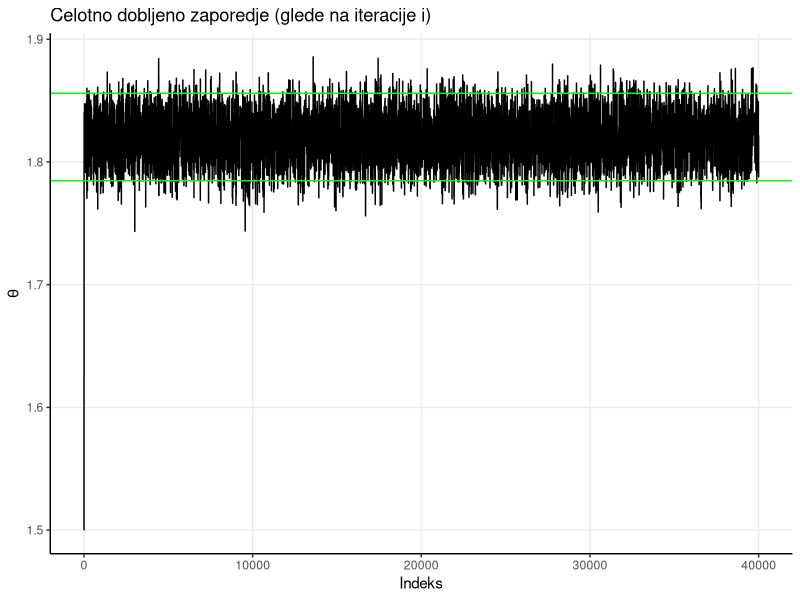
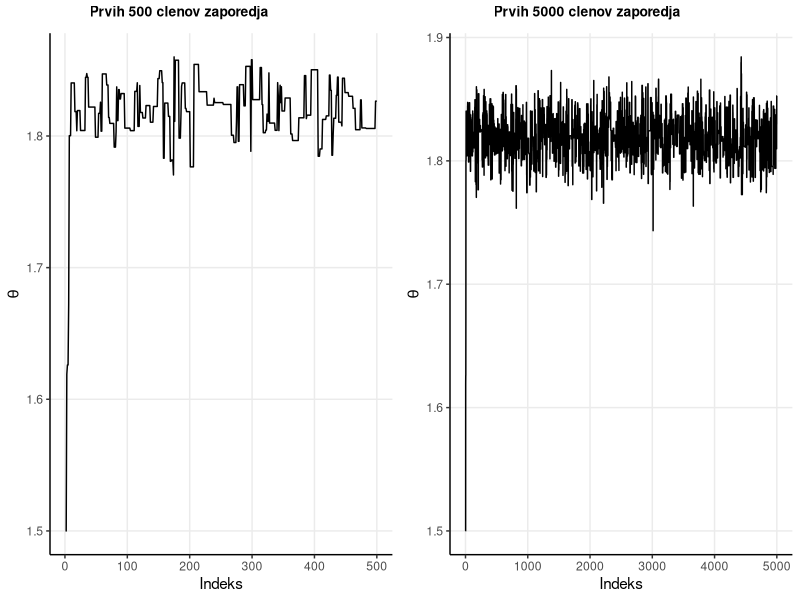
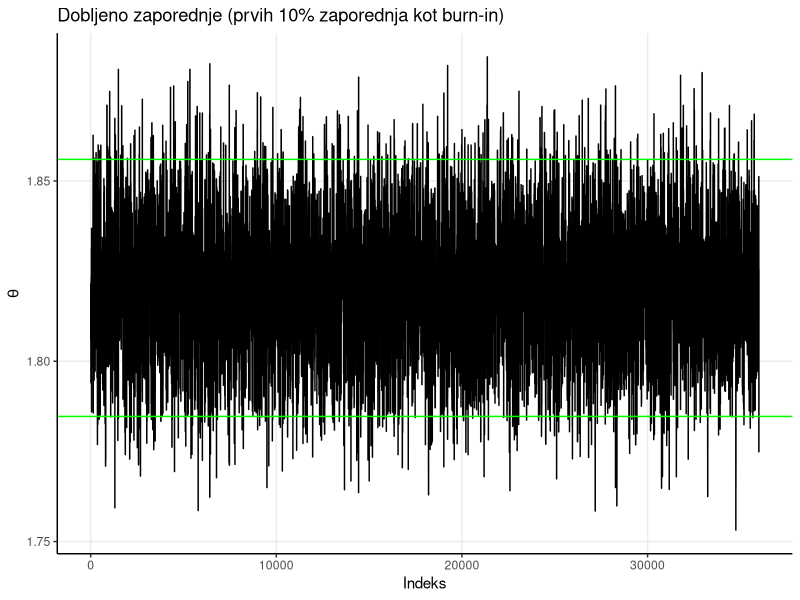
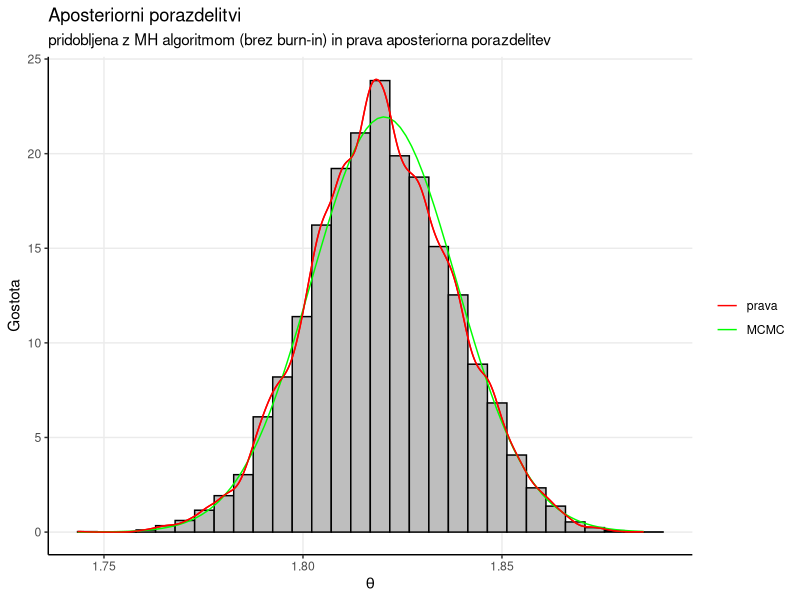
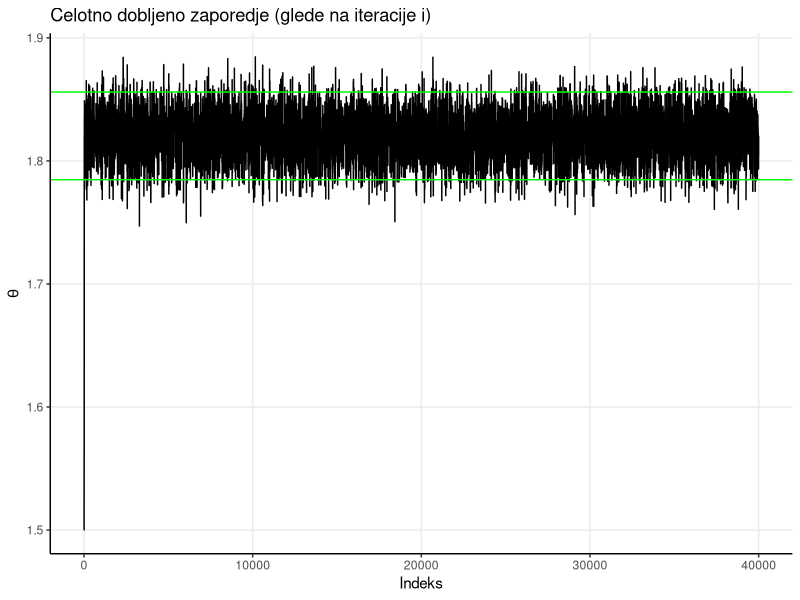
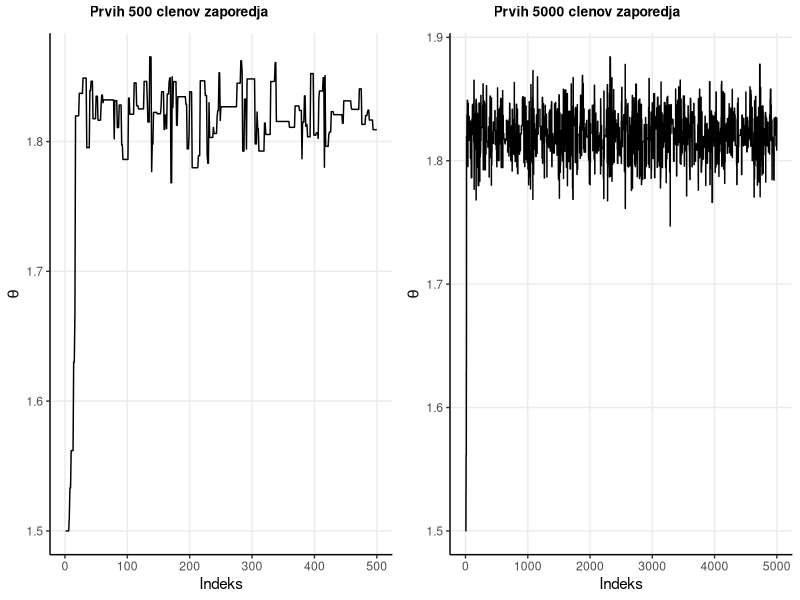
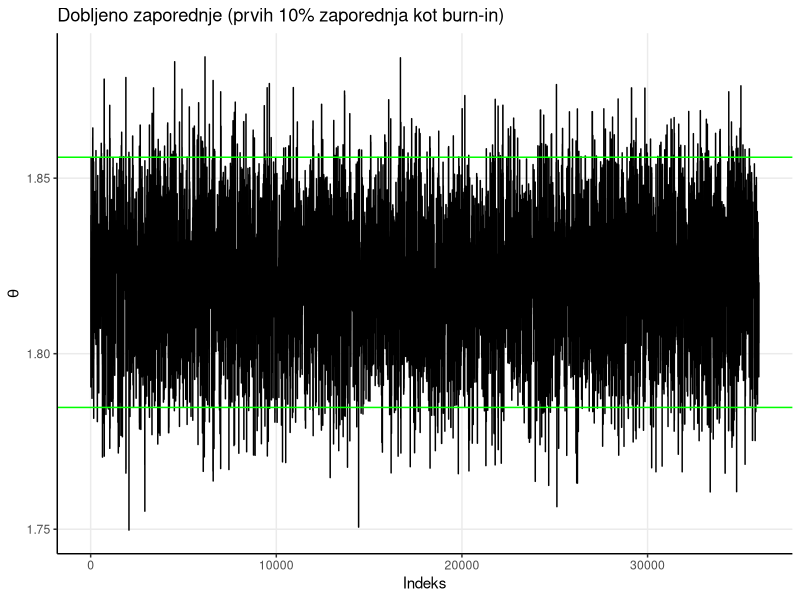
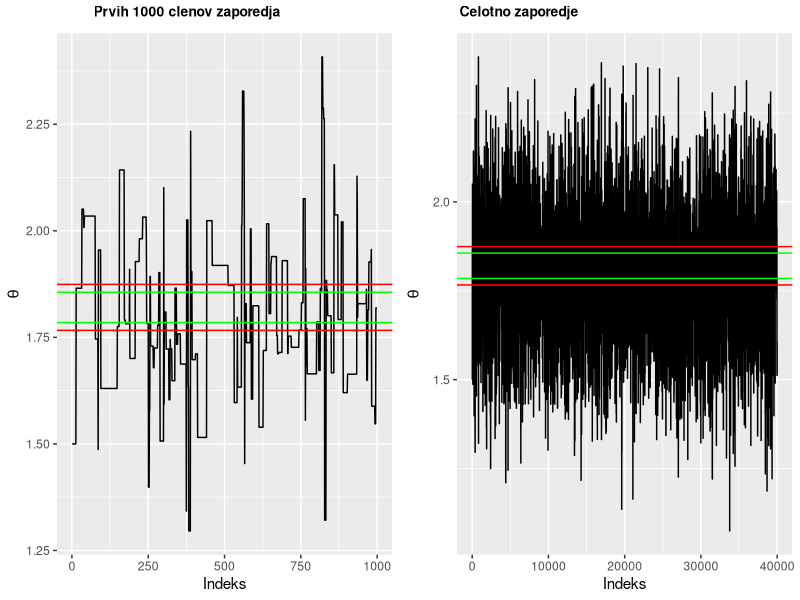

Generate these figures, in order, with R:
## ---- chunk 1
knitr::opts_chunk$set(echo = TRUE)
set.seed(123)

# Potrebne knjiznice
library(ggplot2)
library(knitr)
library(dplyr)
library(ggpubr)
library(kableExtra)
## ---- chunk 2
# Funkcija verjetja
verjetje <- function(theta, x, sigma){
  #cleni <- 1/(sqrt(2*pi)*sigma)* exp(-(x-theta)^2/(2*sigma^2))
  #return(prod(cleni))
  return(prod(dnorm(x, theta, sigma)))
}

# Apriorna porazdelitev
apriorna_porazdelitev <- function(theta, mu_0, sigma_0){
  return(dnorm(theta, mu_0, sigma_0))
}

#q funkcija
q <- function(theta_zvezdica, theta, sigma) { 
  return(dnorm(theta_zvezdica, theta, sigma))
}
## ---- chunk 3
metropolis_hastings <- function(n_itr, x, theta_zacetek, sigma, mu_0, sigma_0){
  # n_itr = ponovitve
  # x = podatki
  # theta_zacetek = theta s katero zacnemo in jo posodabljamo
  # sigma = sigma zacetnega modela
  # mu_0 in sigma_0 = parametra apriorne porazdelitve
  
  # Prazen vektor za shranjevanje
  theta <- numeric(n_itr)
  # Zacetna vrednost thete
  theta[1] <- theta_zacetek
    
  for(i in 2:n_itr){
    # Nova theta
    theta_zvezdica <- rnorm(1, theta[i - 1], sigma)
        
    # aposteriorna in verjetje s theta_zvezdica
    aposteriorna_zvezdica <- apriorna_porazdelitev(theta_zvezdica, mu_0, sigma_0)
    verjetje_zvezdica <- verjetje(theta_zvezdica, x, sigma)
    q_zvezdica <- q(theta[i - 1], theta_zvezdica, sigma)
        
    # aposteriorna in verjetje s theta_i
    aposteriorna_i <- apriorna_porazdelitev(theta[i - 1], mu_0, sigma_0)
    verjetje_i <- verjetje(theta[i - 1], x, sigma)
    q_i <- q(theta_zvezdica, theta[i - 1], sigma)
        
    # alpha
    alpha <- min(1, (aposteriorna_zvezdica * verjetje_zvezdica * q_zvezdica) / (aposteriorna_i * verjetje_i * q_i))
         
    # sprejmemo ali zavrnemo
    if(runif(1) < alpha){
        theta[i] <- theta_zvezdica # "accept" -> min(1, A)
        } 
    else{
      theta[i] <- theta[i - 1] # "reject"  -> theta_i
      }
    }

  return(theta)
}

## ---- chunk 4
# Nastavitev parametrov
n_itr <- 40000 

x <- c(1.91, 1.94, 1.68, 1.75, 1.81, 1.83, 1.91, 1.95, 1.77, 1.98, 
       1.81, 1.75, 1.89, 1.89, 1.83, 1.89, 1.99, 1.65, 1.82, 1.65, 
       1.73, 1.73, 1.88, 1.81, 1.84, 1.83, 1.84, 1.72, 1.91, 1.63)

theta_zacetek <- 1.5

sigma <- 0.1
mu_0 <- 1.78
sigma_0 <- 0.2

# Test algoritma
theta <- metropolis_hastings(n_itr, x, theta_zacetek, sigma, mu_0, sigma_0)

## ---- chunk 5
# Prava aposteriorna porazdelitev
n <- length(x)

prec <- 1/sigma^2 
prec0 <- 1/sigma_0^2
prec.n <- prec0 + n*prec 
sigma.n <- sqrt(1/prec.n)

mu.n <- prec0/prec.n * mu_0 + n*prec/prec.n * mean(x)
## ---- chunk 6
df <- data.frame(theta = theta)

ggplot(df, aes(x=1:nrow(df), y=theta)) +
    geom_line() +
    labs(title="Celotno dobljeno zaporedje (glede na iteracije i)",
         x="Indeks",
         y=expression(theta)) +
    # zelena crta
    geom_hline(yintercept = c(qnorm(0.025, mu.n, sigma.n),qnorm(0.975, mu.n, sigma.n)),
               color = "green") +
    theme_bw() + 
    theme(panel.border = element_blank(),
              panel.grid.minor = element_blank(), 
              axis.line = element_line(colour = "black"),
          legend.position = "none") 
## ---- chunk 7
g1 <- ggplot(df %>% slice(1:500), aes(x=1:500, y=theta)) +
    geom_line() +
    labs(title="",
         x="Indeks",
         y=expression(theta)) +
    theme_bw() + 
    theme(panel.border = element_blank(),
              panel.grid.minor = element_blank(), 
              axis.line = element_line(colour = "black"),
          legend.position = "none") 

g2 <-ggplot(df %>% slice(1:5000), aes(x=1:5000, y=theta)) +
    geom_line() +
    labs(title="",
         x="Indeks",
         y=expression(theta)) +
    theme_bw() + 
    theme(panel.border = element_blank(),
              panel.grid.minor = element_blank(), 
              axis.line = element_line(colour = "black"),
          legend.position = "none") 

ggarrange(g1, g2,
          labels = c("Prvih 500 clenov zaporedja", 
                     "Prvih 5000 clenov zaporedja"),
          font.label = list(size = 10),
          ncol = 2) 
## ---- chunk 8
metropolis_hastings_burn_in <- function(n_itr, x, theta_zacetek, sigma, mu_0, sigma_0){
  # n_itr = ponovitve
  # x = podatki
  # theta_zacetek = theta s katero zacnemo in jo posodabljamo
  # sigma = sigma zacetnega modela
  # mu_0 in sigma_0 = parametra apriorne porazdelitve
  
  # pridobimo theto
  theta <- metropolis_hastings(n_itr, x, theta_zacetek, sigma, mu_0, sigma_0)
  
  # v primeru burn in (odstranimo prvih 10% vzorca)
  n_burn_in = n_itr*0.1
  theta = theta[n_burn_in:length(theta)]
  
  return(theta)
}

# Test algoritma
theta <- metropolis_hastings_burn_in(n_itr, x, theta_zacetek, sigma, mu_0, sigma_0)
## ---- chunk 9
# Risanje
df_burnin <- data.frame(theta = theta)

ggplot(df_burnin, aes(x=1:length(theta), y=theta)) +
    geom_line() +
    labs(title="Dobljeno zaporednje (prvih 10% zaporednja kot burn-in)",
         x="Indeks",
         y=expression(theta)) +
    # zelena crta
    geom_hline(yintercept = c(qnorm(0.025, mu.n, sigma.n),qnorm(0.975, mu.n, sigma.n)),
               color = "green") +
    theme_bw() + 
    theme(panel.border = element_blank(),
              panel.grid.minor = element_blank(), 
              axis.line = element_line(colour = "black"),
          legend.position = "none")
  
## ---- chunk 10
#ggplot(df %>% slice(501:n()), aes(x=theta)) +
    #geom_histogram(fill = "grey", color = "black") +
    #labs(x=expression(theta),
         #y="Frekvenca",
         #title="Aposteriorna porazdelitev",
         #subtitle="pridobljena z Metropolis-Hastings algoritmom brez burn-in dela") +
    #theme_bw() + 
    #theme(panel.border = element_blank(),
              #panel.grid.minor = element_blank(), 
              #axis.line = element_line(colour = "black"),
          #legend.position = "none")

# Ne vem cist tocno al rabva aposteriorno samo predstavt graficno al lahko vse skup v enem grafu, zato je zgori graf zakomentiran

# Graf aposteriorne porazdelitve in prave aposteriorne porazdelitve
ggplot(df %>% slice(501:n()), aes(x=theta)) +
    geom_histogram(aes(x = theta, y = ..density..), fill = "grey", color = "black") + 
    geom_density(color = "red", aes(colour = "MCMC"), show_guide=FALSE) +
    stat_function(fun = dnorm, args = list(mean=mu.n, sd=sigma.n), aes(colour = "prava")) +
    labs(x=expression(theta),
         y="Gostota",
         title="Aposteriorni porazdelitvi",
         subtitle="pridobljena z MH algoritmom (brez burn-in) in prava aposteriorna porazdelitev") +
  theme(legend.position = "topright") + 
  scale_color_manual(name = "", 
                     values = c("prava" = "green", "MCMC" = "red"),
                     labels = c("prava", "MCMC")) +
  stat_density(aes(colour="MCMC"), geom="line", position="identity") +
  theme_bw() + 
  theme(panel.border = element_blank(),
        panel.grid.minor = element_blank(), 
        axis.line = element_line(colour = "black"))

## ---- chunk 11
mh_alg <- rbind(mean(df %>% slice(1001:n()) %>% unlist()), mu.n)

ocena_pap <- rbind(quantile(df %>% slice(1001:n()) %>% 
                         unlist(), probs=c(0.025, 0.975)), 
              c(qnorm(0.025, mean=mu.n, sd=sigma.n), qnorm(0.975, mean=mu.n, sd=sigma.n)))

primerjava <- cbind(mh_alg, ocena_pap)

colnames(primerjava) <- c("Povprecje", "2.5%", "97.5%")
rownames(primerjava) <- c("Metropolis-Hastings algoritem", "Ocena iz prave aposteriorne porazdelitve")

kable(primerjava, digits=5, booktabs=T) %>% 
    kable_styling(latex_options=c("striped", "hold_position"), full_width=FALSE)

## ---- chunk 12
# Nastavim nesmiselno zacetno theto, ostali parametri ostanejo enako
theta_zacetek <- 0
# zakomentirano, da se koda ne izvede
#theta <- metropolis_hastings(n_itr, x, theta_zacetek, sigma, mu_0, sigma_0)

## ---- chunk 13
verjetje(0, x, sigma)
apriorna_porazdelitev(0, mu_0, sigma_0)
## ---- chunk 14
# Funkcija verjetja
verjetje_log <- function(theta, x, sigma){
    return(sum(dnorm(x, theta, sigma, log=TRUE)))
}

# Apriorna porazdelitev
apriorna_porazdelitev_log <- function(theta, mu_0, sigma_0){
  return(dnorm(theta, mu_0, sigma_0, log=TRUE))
}

#q funkcija
q_log <- function(theta_zvezdica, theta, sigma){ 
  return(dnorm(theta_zvezdica, theta, sigma, log=TRUE))
}

## ---- chunk 15
metropolis_hastings_log <- function(n_itr, x, theta_zacetek, sigma, mu_0, sigma_0, delez = FALSE){
  # n_itr = ponovitve
  # x = podatki
  # theta_zacetek = theta s katero zacnemo in jo posodabljamo
  # sigma = sigma zacetnega modela
  # mu_0 in sigma_0 = parametra apriorne porazdelitve
  
  # Prazen vektor za shranjevanje
  theta <- numeric(n_itr)
  # Zacetna vrednost thete
  theta[1] <- theta_zacetek
  
  koliko = 0
    
  for(i in 2:n_itr){
    # Nova theta
    theta_zvezdica <- rnorm(1, theta[i - 1], sigma)
        
    # aposteriorna in verjetje s theta_zvezdica (uporabiva implementirane funkcije)
    aposteriorna_zvezdica <- apriorna_porazdelitev_log(theta_zvezdica, mu_0, sigma_0)
    verjetje_zvezdica <- verjetje_log(theta_zvezdica, x, sigma)
    q_zvezdica <- q_log(theta[i - 1], theta_zvezdica, sigma)
        
    # aposteriorna in verjetje s theta_i (uporabiva implementirane funkcije)
    aposteriorna_i <- apriorna_porazdelitev_log(theta[i - 1], mu_0, sigma_0)
    verjetje_i <- verjetje_log(theta[i - 1], x, sigma)
    q_i <- q_log(theta_zvezdica, theta[i - 1], sigma)
        
    # alpha(tukaj se spremeni, + nadomesti * in - nadomesti /)
    alpha <- min(1, exp((aposteriorna_zvezdica + verjetje_zvezdica + q_zvezdica) - (aposteriorna_i + verjetje_i + q_i)))
         
    # sprejmemo ali zavrnemo
    if(runif(1) < alpha){
        koliko = koliko + 1
        theta[i] <- theta_zvezdica # "accept" -> min(1, A)
        } 
    else{
      theta[i] <- theta[i - 1] # "reject"  -> theta_i
      }
    }

  if (delez){
    return(c(theta, koliko/n_itr))
  } else{
    return(theta)
  }
}

# Test algoritma
theta <- metropolis_hastings_log(n_itr, x, theta_zacetek, sigma, mu_0, sigma_0)
## ---- chunk 16
theta_zacetek <- 1.5
theta <- metropolis_hastings_log(n_itr, x, theta_zacetek, sigma, mu_0, sigma_0)

df_log <- data.frame(theta = theta)

ggplot(df_log, aes(x=1:nrow(df_log), y=theta)) +
    geom_line() +
    labs(title="Celotno dobljeno zaporedje (glede na iteracije i)",
         x="Indeks",
         y=expression(theta)) +
    # zelena crta
    geom_hline(yintercept = c(qnorm(0.025, mu.n, sigma.n),qnorm(0.975, mu.n, sigma.n)),
               color = "green") +
    theme_bw() + 
    theme(panel.border = element_blank(),
              panel.grid.minor = element_blank(), 
              axis.line = element_line(colour = "black"),
          legend.position = "none") 
## ---- chunk 17
g1 <- ggplot(df_log %>% slice(1:500), aes(x=1:500, y=theta)) +
    geom_line() +
    labs(title="",
         x="Indeks",
         y=expression(theta)) +
    theme_bw() + 
    theme(panel.border = element_blank(),
              panel.grid.minor = element_blank(), 
              axis.line = element_line(colour = "black"),
          legend.position = "none") 

g2 <-ggplot(df_log %>% slice(1:5000), aes(x=1:5000, y=theta)) +
    geom_line() +
    labs(title="",
         x="Indeks",
         y=expression(theta)) +
    theme_bw() + 
    theme(panel.border = element_blank(),
              panel.grid.minor = element_blank(), 
              axis.line = element_line(colour = "black"),
          legend.position = "none") 

ggarrange(g1, g2,
          labels = c("Prvih 500 clenov zaporedja", 
                     "Prvih 5000 clenov zaporedja"),
          font.label = list(size = 10),
          ncol = 2) 
## ---- chunk 18
metropolis_hastings_log_burn_in <- function(n_itr, x, theta_zacetek, sigma, mu_0, sigma_0, burn_in = FALSE){
  # n_itr = ponovitve
  # x = podatki
  # theta_zacetek = theta s katero zacnemo in jo posodabljamo
  # sigma = sigma zacetnega modela
  # mu_0 in sigma_0 = parametra apriorne porazdelitve
  
  # pridobimo theto
  metropolis_hastings_log(n_itr, x, theta_zacetek, sigma, mu_0, sigma_0)
  
  # v primeru burn in (odstranimo prvih 10% vzorca)
  n_burn_in = n_itr*0.1
  theta = theta[n_burn_in:length(theta)]
  
  return(theta)
}

# Test algoritma
theta <- metropolis_hastings_log_burn_in(n_itr, x, theta_zacetek, sigma, mu_0, sigma_0)
## ---- chunk 19
# Risanje
df_log_burnin <- data.frame(theta = theta)

ggplot(df_log_burnin, aes(x=1:length(theta), y=theta)) +
    geom_line() +
    labs(title="Dobljeno zaporednje (prvih 10% zaporednja kot burn-in)",
         x="Indeks",
         y=expression(theta)) +
    # zelena crta
    geom_hline(yintercept = c(qnorm(0.025, mu.n, sigma.n),qnorm(0.975, mu.n, sigma.n)),
               color = "green") +
    theme_bw() + 
    theme(panel.border = element_blank(),
              panel.grid.minor = element_blank(), 
              axis.line = element_line(colour = "black"),
          legend.position = "none")
  
## ---- chunk 20

risi_razlicna_var <- function(theta_zacetek, sigma){
  theta <- metropolis_hastings_log(n_itr, x, theta_zacetek, sigma, mu_0, sigma_0)
  df_log <- data.frame(theta = theta)
  # celotno zaporedje
  g1 <- ggplot(df_log, aes(x=1:nrow(df_log), y=theta)) +
               geom_line() +
               labs(x="Indeks",
                    y=expression(theta)) +
               # zelena crta
               geom_hline(yintercept = c(qnorm(0.025, mu.n, sigma.n), 
                                         qnorm(0.975, mu.n, sigma.n)),
                         color = "green") +
               # rdeca crta
               geom_hline(yintercept = c(qnorm(0.0015, mu.n, sigma.n),
                                         qnorm(0.9985, mu.n, sigma.n)),
                         color = "red")
               theme_bw() + 
               theme(panel.border = element_blank(),
                         panel.grid.minor = element_blank(), 
                         axis.line = element_line(colour = "black"),
                     legend.position = "none")
  # 5000 clenov
  g2 <-ggplot(df_log %>% slice(1:1000), aes(x=1:1000, y=theta)) +
    geom_line() +
    labs(title="",
         x="Indeks",
         y=expression(theta)) +
    # zelena crta
    geom_hline(yintercept = c(qnorm(0.025, mu.n, sigma.n),
                              qnorm(0.975, mu.n, sigma.n)),
               color = "green")+
    # rdeca crta
    geom_hline(yintercept = c(qnorm(0.0015, mu.n, sigma.n),
                              qnorm(0.9985, mu.n, sigma.n)),
               color = "red")
    theme_bw() + 
    theme(panel.border = element_blank(),
              panel.grid.minor = element_blank(), 
              axis.line = element_line(colour = "black"),
          legend.position = "none") 

  ggarrange(g2, g1, align = "hv",
            labels = c("Prvih 1000 clenov zaporedja", 
                       "Celotno zaporedje"),
            font.label = list(size = 10),
            ncol = 2)
}
## ---- chunk 21
risi_razlicna_var(1.5, 2)
## ---- chunk 22
risi_razlicna_var(1.5, 1)
## ---- chunk 23
risi_razlicna_var(1.5, 0.5)
## ---- chunk 24
risi_razlicna_var(1.5, 0.2)
## ---- chunk 25
risi_razlicna_var(1.5, 0.1)
## ---- chunk 26
risi_razlicna_var(1.5, 0.05)
## ---- chunk 27
risi_razlicna_var(1.5, 0.02)
## ---- chunk 28
risi_razlicna_var(1.5, 0.005)
## ---- chunk 29
# vrednosti_sigma = c(2, 1, 0.5, 0.2, 0.05, 0.02, 0.005, 0.000001)
# vrednosti_delez_sprejema = NULL
# for (i in vrednosti_sigma){
#   vred = mean(replicate(10, metropolis_hastings_log(n_itr, x, theta_zacetek, i, mu_0, sigma_0, TRUE)[n_itr + 1]))
#   vrednosti_delez_sprejema = c(vrednosti_delez_sprejema, vred)
# }
# df_delez = data.frame("sigma" = vrednosti_sigma,
#                       "delez_sprejema" = vrednosti_delez_sprejema)
# 
# kable(df_delez, digits=c(6,4), booktabs=T) %>% 
#     kable_styling(latex_options=c("striped", "hold_position"), full_width=FALSE)
